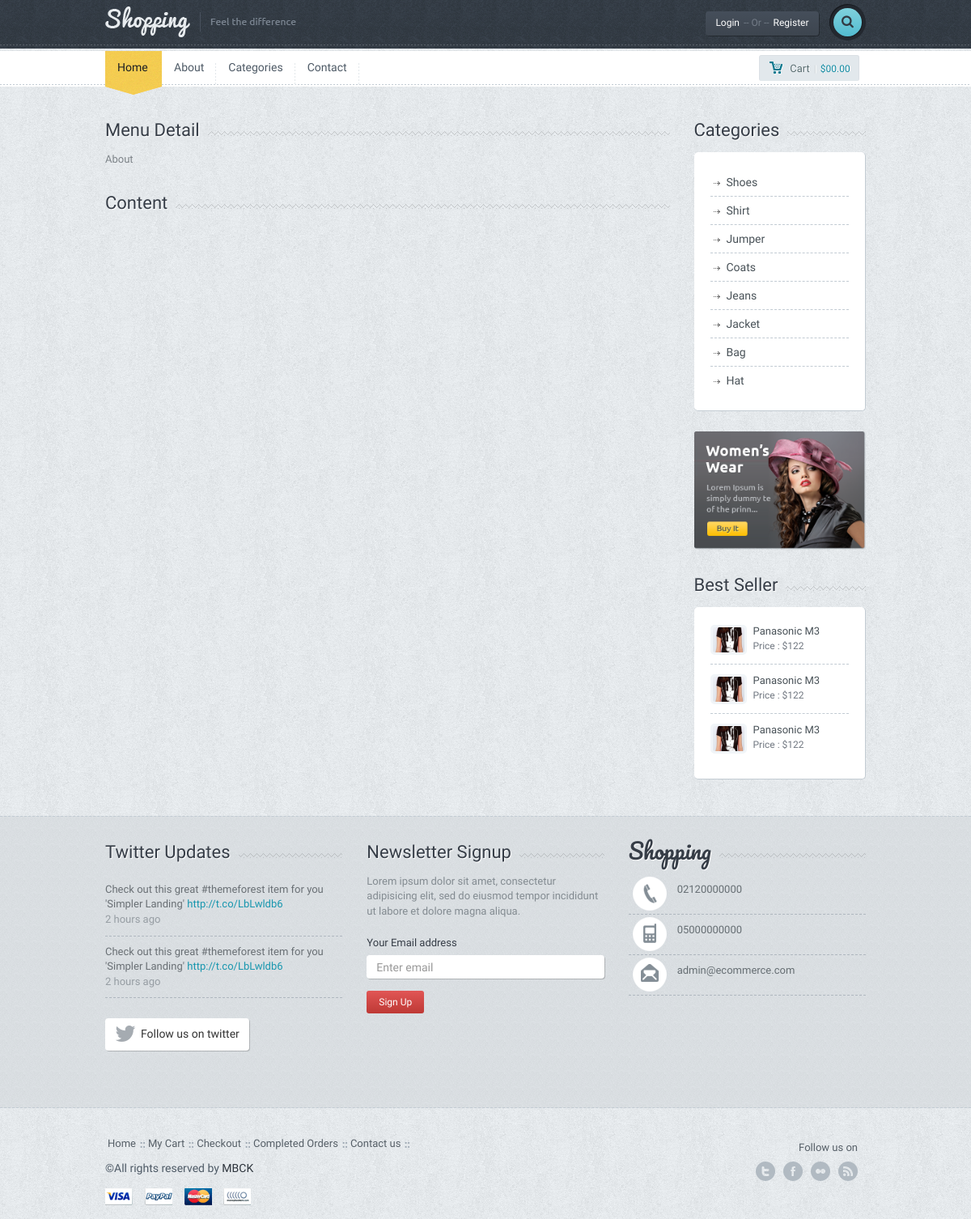
Page /menu-detail.php?sef=about on the committed database.
### tables this page shows
CREATE TABLE `setting` (
  `setting_id` int(11) NOT NULL,
  `setting_logo` varchar(150) DEFAULT NULL,
  `setting_url` varchar(50) NOT NULL,
  `setting_title` varchar(250) DEFAULT NULL,
  `setting_description` varchar(250) DEFAULT NULL,
  `setting_keywords` varchar(250) DEFAULT NULL,
  `setting_author` varchar(100) DEFAULT NULL,
  `setting_tel` varchar(50) DEFAULT NULL,
  `setting_gsm` varchar(50) DEFAULT NULL,
  `setting_fax` varchar(50) DEFAULT NULL,
  `setting_mail` varchar(50) DEFAULT NULL,
  `setting_district` varchar(50) DEFAULT NULL,
  `setting_country` varchar(50) DEFAULT NULL,
  `setting_adress` varchar(250) DEFAULT NULL,
  `setting_time` varchar(250) DEFAULT NULL,
  `setting_maps` varchar(250) DEFAULT NULL,
  `setting_analystic` varchar(250) DEFAULT NULL,
  `setting_desk` varchar(250) DEFAULT NULL,
  `setting_facebook` varchar(100) DEFAULT NULL,
  `setting_twitter` varchar(100) DEFAULT NULL,
  `setting_google` varchar(100) DEFAULT NULL,
  `setting_youtube` varchar(100) DEFAULT NULL,
  `setting_smtphost` varchar(50) DEFAULT NULL,
  `setting_smtppassword` varchar(50) DEFAULT NULL,
  `setting_smtpport` varchar(50) DEFAULT NULL,
  `setting_live` enum('0','1') NOT NULL DEFAULT '1'
);

CREATE TABLE `menu` (
  `menu_id` int(11) NOT NULL,
  `menu_top` varchar(50) NOT NULL,
  `menu_name` varchar(100) NOT NULL,
  `menu_detail` text NOT NULL,
  `menu_url` varchar(250) NOT NULL,
  `menu_order` int(2) NOT NULL,
  `menu_status` enum('0','1') NOT NULL,
  `menu_seourl` varchar(250) NOT NULL
);

CREATE TABLE `categories` (
  `category_id` int(11) NOT NULL,
  `category_name` varchar(100) NOT NULL,
  `category_top` int(2) NOT NULL,
  `category_seourl` varchar(250) NOT NULL,
  `category_order` int(2) NOT NULL,
  `category_status` enum('0','1') NOT NULL DEFAULT '1'
);

### admin/production/function.php (called while the page is built, shortened)
<?php
function seo($str, $options = array())
{
    $str = mb_convert_encoding((string)$str, 'UTF-8', mb_list_encodings());
    $defaults = array(
        'delimiter' => '-',
        'limit' => null,
        'lowercase' => true,
        'replacements' => array(),
        'transliterate' => true
    );
    $options = array_merge($defaults, $options);
    $str = preg_replace(array_keys($options['replacements']), $options['replacements'], $str);
    if ($options['transliterate']) {
        $str = str_replace(array_keys($char_map), $char_map, $str);
    }
    $str = preg_replace('/[^\p{L}\p{Nd}]+/u', $options['delimiter'], $str);
    $str = preg_replace('/(' . preg_quote($options['delimiter'], '/') . '){2,}/', '$1', $str);
    $str = mb_substr($str, 0, ($options['limit'] ? $options['limit'] : mb_strlen($str, 'UTF-8')), 'UTF-8');
    $str = trim($str, $options['delimiter']);
    return $options['lowercase'] ? mb_strtolower($str, 'UTF-8') : $str;
}
?>

### menu-detail.php (the view, shortened to what this page needs)
<?php
require_once 'header.php';
$sql=$db->prepare("SELECT * FROM menu WHERE menu_seourl=:sef");
$sql->execute(['sef' => $_GET['sef']]);
$menubring=$sql->fetch(PDO::FETCH_ASSOC);
?>
	<div class="container">
		<div class="row">
			<div class="col-md-9">
				<div class="title-bg">
					<div class="title">Menu Detail</div>
				</div>
				<div class="page-content">
					<?php echo $menubring['menu_name']; ?>
				</div>
				<div class="title-bg">
					<div class="title">Content</div>
				</div>
			</div>
			<?php require_once 'sidebar.php'; ?>
		</div>
		<div class="spacer"></div>
	</div>
<?php
require_once 'footer.php';
?>

### header.php (shortened to what this page needs)
<?php
    require_once 'admin/system/connect.php';
	require_once 'admin/production/function.php';
	$sql=$db->prepare("SELECT * FROM setting WHERE setting_id=:id");
	$sql->execute(['id' => 1]);
	$settingbring=$sql->fetch(PDO::FETCH_ASSOC);
	$usersql=$db->prepare("SELECT * FROM user WHERE user_mail=:mail");
    $usersql->execute(['mail' => $_SESSION['usercustomer_mail']]);
    $userbring=$usersql->fetch(PDO::FETCH_ASSOC);
?>
<!DOCTYPE html>
<html lang="en">
  <head>
	<link href='font-awesome\css\font-awesome.css' rel="stylesheet" type="text/css">
    <link href="bootstrap\css\bootstrap.min.css" rel="stylesheet">
	<link rel="stylesheet" href="style.css">
	<link rel="stylesheet" type="text/css" href="js\product\jquery.fancybox.css?v=2.1.5" media="screen">
	<link rel="stylesheet" href="css\owl.carousel.css">
	<link rel="stylesheet" href="css\owl.transitions.css">
  </head>
  <body>
  <div id="wrapper">
	<div class="header">
		<div class="container">
			<div class="row">
				<div class="col-xs-6 col-md-4 main-logo">
					<a href="index"><img src="<?php echo $settingbring['setting_logo']; ?>" alt="logo" class="logo img-responsive"></a>
				</div>
				<div class="col-md-8">
					<div class="pushright">
						<div class="top">
							<?php
								if(!isset($_SESSION['usercustomer_mail'])) {
							?>
								<a href="#" id="reg" class="btn btn-default btn-dark">Login<span>-- Or --</span>Register</a>
							<?php } else { ?>
								<a href="#" class="btn btn-default btn-dark">Welcome<span><?php echo $userbring['user_name']; ?> </span></a>
							<?php } ?>
							<div class="srch-wrap">
								<a href="#" id="srch" class="btn btn-default btn-search"><i class="fa fa-search"></i></a>
							</div>
						</div>
					</div>
				</div>
			</div>
		</div>
		<div class="dashed"></div>
	</div>
	<div class="main-nav">
		<div class="navbar navbar-default navbar-static-top">
			<div class="container">
				<div class="row">
					<div class="col-md-10">
						<div class="navbar-collapse collapse">
							<ul class="nav navbar-nav">
								<li><a href="index" class="active">Home</a><div class="curve"></div></li>
								<?php
									$menucontrol=$db->prepare("SELECT * FROM menu where menu_status=:mstatus order by menu_order ASC limit 5");
									$menucontrol->execute(
										[
											'mstatus' => 1
										]
									);
									while($menubring=$menucontrol->fetch(PDO::FETCH_ASSOC)) {
								?>
									<li><a href="<?php if(!empty($menubring['menu_url'])) { echo $menubring['menu_url']; } else { echo "page-".seo($menubring['menu_name']);} ?>"><?php echo $menubring['menu_name']?></a></li>
								<?php } ?>
							</ul>
						</div>
					</div>
					<div class="col-md-2 machart">
						<button id="popcart" class="btn btn-default btn-chart btn-sm "><span class="mychart">Cart</span>|<span class="allprice">$00.00</span></button>
					</div>
				</div>
			</div>
		</div>
	</div>

### sidebar.php
<div class="col-md-3">
				<div class="title-bg">
					<div class="title">Categories</div>
				</div>
				<div class="categorybox">
					<ul>
						<?php
							$categorycontrol=$db->prepare("SELECT * FROM categories order by category_order ASC");
							$categorycontrol->execute();
							while($categorybring=$categorycontrol->fetch(PDO::FETCH_ASSOC)) {
						?>
						<li><a href="category-<?=seo($categorybring["category_name"])?>"><?php echo $categorybring['category_name'] ?></a></li>
						<?php } ?>
					</ul>
				</div>
				<div class="ads">
					<a href="product.htm"><img src="images\ads.png" class="img-responsive" alt=""></a>
				</div>
				<div class="title-bg">
					<div class="title">Best Seller</div>
				</div>
				<div class="best-seller">
					<ul>
						<li class="clearfix">
							<a href="#"><img src="images\demo-img.jpg" alt="" class="img-responsive mini"></a>
							<div class="mini-meta">
								<a href="#" class="smalltitle2">Panasonic M3</a>
								<p class="smallprice2">Price : $122</p>
							</div>
						</li>
						<li class="clearfix">
							<a href="#"><img src="images\demo-img.jpg" alt="" class="img-responsive mini"></a>
							<div class="mini-meta">
								<a href="#" class="smalltitle2">Panasonic M3</a>
								<p class="smallprice2">Price : $122</p>
							</div>
						</li>
						<li class="clearfix">
							<a href="#"><img src="images\demo-img.jpg" alt="" class="img-responsive mini"></a>
							<div class="mini-meta">
								<a href="#" class="smalltitle2">Panasonic M3</a>
								<p class="smallprice2">Price : $122</p>
							</div>
						</li>
					</ul>
				</div>
			</div>

### footer.php (shortened to what this page needs)
<div class="f-widget">
		<div class="container">
			<div class="row">
				<div class="col-md-4">
					<div class="title-widget-bg">
						<div class="title-widget">Twitter Updates</div>
					</div>
					<ul class="tweets">
						<li>Check out this great #themeforest item for you
						'Simpler Landing' <a href="#">http://t.co/LbLwldb6 </a>
						<span>2 hours ago</span></li>
						<li class="lastone">Check out this great #themeforest item for you
						'Simpler Landing' <a href="#">http://t.co/LbLwldb6 </a>
						<span>2 hours ago</span></li>
					</ul>
					<a href="#" class="btn btn-default btn-follow"><i class="fa fa-twitter fa-2x"></i><div>Follow us on twitter</div></a>
				</div>
				<div class="col-md-4">
					<div class="title-widget-bg">
						<div class="title-widget">Newsletter Signup</div>
					</div>
					<div class="newsletter">
						<p>
							Lorem ipsum dolor sit amet, consectetur adipisicing elit, sed do eiusmod tempor incididunt ut labore et dolore magna aliqua.
						</p>
						<form role="form">
							<div class="form-group">
								<label>Your Email address</label>
								<input type="email" class="form-control newstler-input" id="exampleInputEmail1" placeholder="Enter email">
								<button class="btn btn-default btn-red btn-sm">Sign Up</button>
							</div>
						</form>
					</div>
				</div>
				<div class="col-md-4">
					<div class="title-widget-bg">
						<div class="title-widget-cursive">Shopping</div>
					</div>
					<ul class="contact-widget">
						<li class="fphone"><?php echo $settingbring['setting_tel']; ?></li>
						<li class="fmobile"><?php echo $settingbring['setting_gsm']; ?></li>
						<li class="fmail lastone"><?php echo $settingbring['setting_mail']; ?></li>
					</ul>
				</div>
			</div>
			<div class="spacer"></div>
		</div>
	</div>
	<div class="footer">
		<div class="container">
			<div class="row">
				<div class="col-md-9">
					<ul class="footermenu">
						<li><a href="index-1.htm">Home</a></li>
						<li><a href="cart.htm">My Cart</a></li>
						<li><a href="checkout.htm">Checkout</a></li>
						<li><a href="order.htm">Completed Orders</a></li>
						<li><a href="contact.htm">Contact us</a></li>
					</ul>
					<div class="f-credit">&copy;All rights reserved by <a href="#"><?php echo $settingbring['setting_author']; ?></a></div>
					<a href=""><div class="payment visa"></div></a>
					<a href=""><div class="payment paypal"></div></a>
					<a href=""><div class="payment mc"></div></a>
					<a href=""><div class="payment nh"></div></a>
				</div>
				<div class="col-md-3">
					<div class="followon">Follow us on</div>
					<div class="fsoc">
						<a href="http://<?php echo $settingbring['setting_twitter']; ?>" class="ftwitter">twitter</a>
						<a href="http://<?php echo $settingbring['setting_facebook']; ?>" class="ffacebook">facebook</a>
						<a href="http://<?php echo $settingbring['setting_youtube']; ?>" class="fflickr">youtube</a>
						<a href="http://<?php echo $settingbring['setting_google']; ?>" class="ffeed">google</a>
					</div>
					<div class="clearfix"></div>
				</div>
			</div>
		</div>
	</div>
	</div>
  </body>
</html>

### rows in the picture
setting: setting_logo (picture), setting_tel "02120000000", setting_gsm "05000000000", setting_mail "admin@ecommerce.com", setting_author "MBCK"
menu: menu_name "About"
menu: menu_name "Categories"
menu: menu_name "Contact"
categories: category_name "Shoes"
categories: category_name "Shirt"
categories: category_name "Jumper"
categories: category_name "Coats"
categories: category_name "Jeans"
categories: category_name "Jacket"
categories: category_name "Bag"
categories: category_name "Hat"
